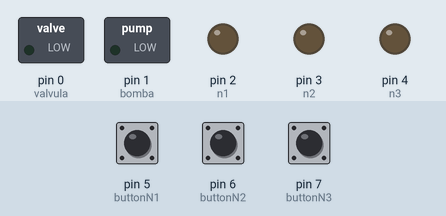
Recording of a sketch running on a simulated Arduino Uno, built with avr-gcc and run on an emulated ATmega328P. Parts: switched loads named in the sketch (green lamp = pin HIGH), output pins drawn as LEDs (lit = HIGH). The inputs (shaded band) are chosen by the test bench; at power-on: pin 5 (buttonN1) LOW, pin 6 (buttonN2) LOW, pin 7 (buttonN3) LOW.

Above: at 1.2 s.
1.3 s: pin 5 (buttonN1) pulled HIGH for 0.15 s
At 2.4 s:
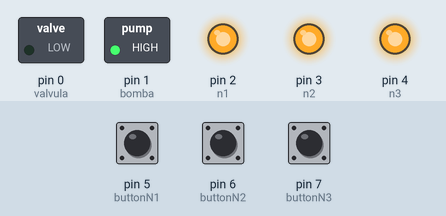
2.9 s: pin 6 (buttonN2) pulled HIGH for 0.15 s
At 3.6 s:
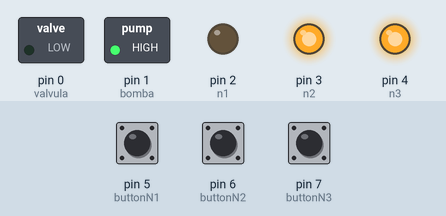
4.5 s: pin 7 (buttonN3) pulled HIGH for 0.15 s
At 4.8 s:
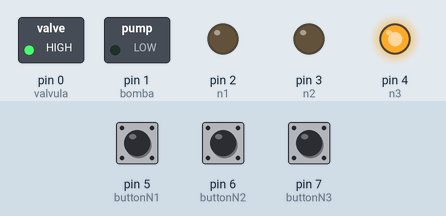
6.1 s: pin 6 (buttonN2) pulled HIGH for 1 s
At 7.2 s:
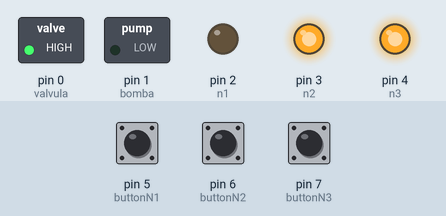
8.6 s: pin 5 (buttonN1) pulled HIGH for 1 s
At 9.1 s:
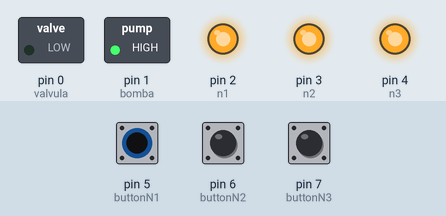
11.1 s: pin 6 (buttonN2) pulled HIGH for 3.2 s
At 12.2 s:
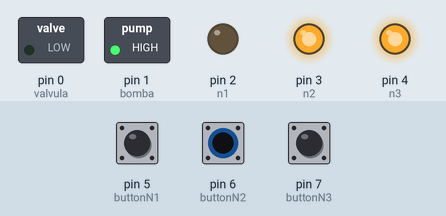
Timing chart, 0 to 14.1 s (numbered marks = the images above; inputs shaded):
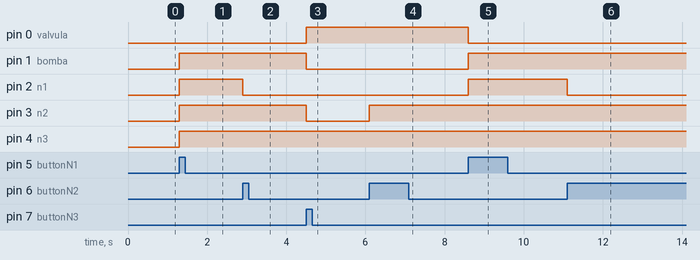

Measured:
- after the input at 1.3 s, pin 1 (bomba), pin 2 (n1), pin 3 (n2), pin 4 (n3): LOW → HIGH at once
- after the input at 2.9 s, pin 2 (n1): HIGH → LOW at once
- after the input at 4.5 s, pin 0 (valvula): LOW → HIGH at once; pin 1 (bomba), pin 3 (n2): HIGH → LOW at once
- after the input at 6.1 s, pin 3 (n2): LOW → HIGH at once
- after the input at 8.6 s, pin 0 (valvula): HIGH → LOW at once; pin 1 (bomba), pin 2 (n1): LOW → HIGH at once
- after the input at 11.1 s, pin 2 (n1): HIGH → LOW at once

The sketch:

codigo.ino
```cpp
int valvula = 0;
int bomba = 1;
int n1 = 2;
int n2 = 3;
int n3 = 4;
const int buttonN1 = 5;
const int buttonN2 = 6;
const int buttonN3 = 7;
int buttonStateN1 = 0;
int buttonStateN2 = 0;
int buttonStateN3 = 0;
int i = 0;

int nivel = 0;

void setup()
{
  pinMode(buttonN1, INPUT);
  pinMode(buttonN2, INPUT);
  pinMode(buttonN3, INPUT);

  pinMode(valvula, OUTPUT);
  pinMode(bomba, OUTPUT);
  pinMode(n1, OUTPUT);
  pinMode(n2, OUTPUT);
  pinMode(n3, OUTPUT);
}

void loop()
{
  buttonStateN1 = digitalRead(buttonN1);
  buttonStateN2 = digitalRead(buttonN2);
  buttonStateN3 = digitalRead(buttonN3);
	if(buttonStateN3 == HIGH)
      encherN3();
  	else if(buttonStateN2 == HIGH)
      encherN2();
  	else if(buttonStateN1 == HIGH)
      encherN1();
}

void encherN3()
{
  	bombaEstado(0);
  	valvulaEstado(1);
  	digitalWrite(n1, LOW);
  	digitalWrite(n2, LOW);
  	digitalWrite(n3, HIGH);
  	i = 0;
}
void encherN2()
{
  if (i == 1){
  	bombaEstado(1);
  	valvulaEstado(0);
	digitalWrite(n1, LOW);
  	digitalWrite(n2, HIGH);
  	digitalWrite(n3, HIGH);
  }
  else{
  	bombaEstado(0);
  	valvulaEstado(1);
	digitalWrite(n1, LOW);
  	digitalWrite(n2, HIGH);
  	digitalWrite(n3, HIGH);}
}
void encherN1()
{
  	bombaEstado(1);
  	valvulaEstado(0);
	digitalWrite(n1, HIGH);
  	digitalWrite(n2, HIGH);
  	digitalWrite(n3, HIGH);
  	i = 1;
}


int bombaEstado(int estado)
{
	if(estado == 0)
      digitalWrite(bomba, LOW);
  	else
      digitalWrite(bomba, HIGH);
}
int valvulaEstado(int estado)
{
	if(estado == 0)
      digitalWrite(valvula, LOW);
  	else
      digitalWrite(valvula, HIGH);
}
```
